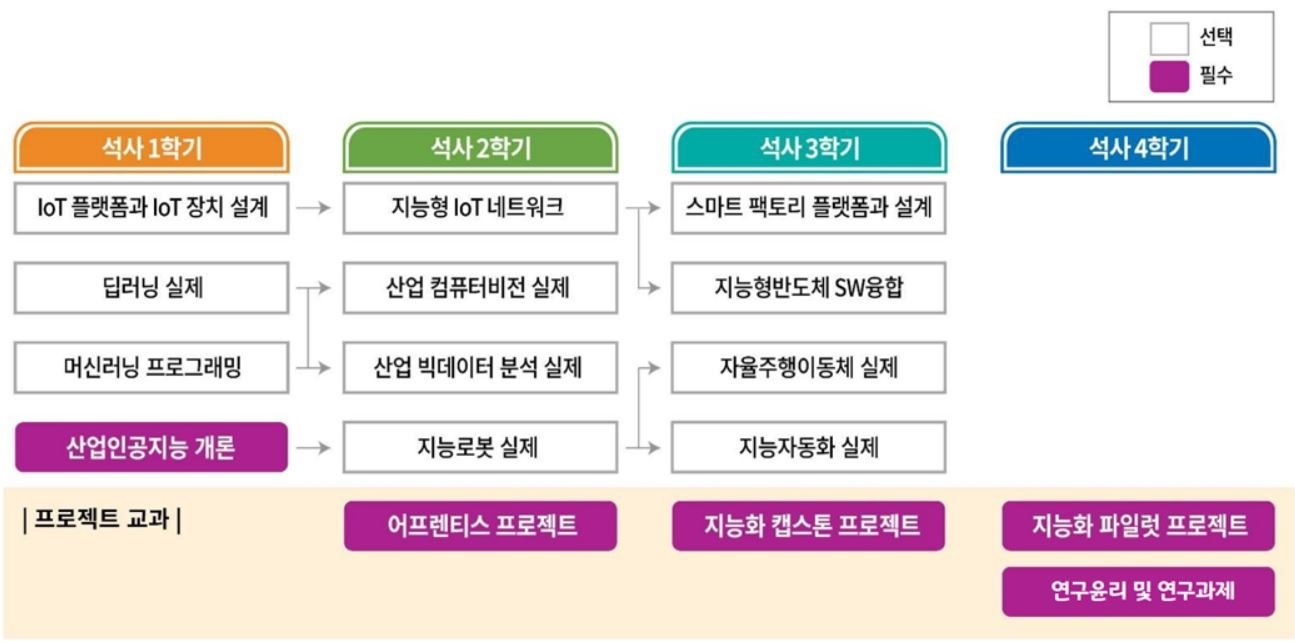
#> input picture Images/EducationalCourse.jpg, 1295 x 641 px, given in place of Lena.png, which was not available
$ python '프로그래밍과제#1_4.py'
#> lines starting #> are read from the running program, lines starting #| are printed output that depends on the picture; after the words box and inside, x2 and y2 are one past the last pixel; in counts of white or black regions, pixels touching at a corner belong together; pictures that were not available may be replaced by others from this repository, and a replacement may not be noted
import cv2
import numpy as np
import matplotlib.pyplot as plt

image = cv2.imread('../Img/Lena.png', 0)
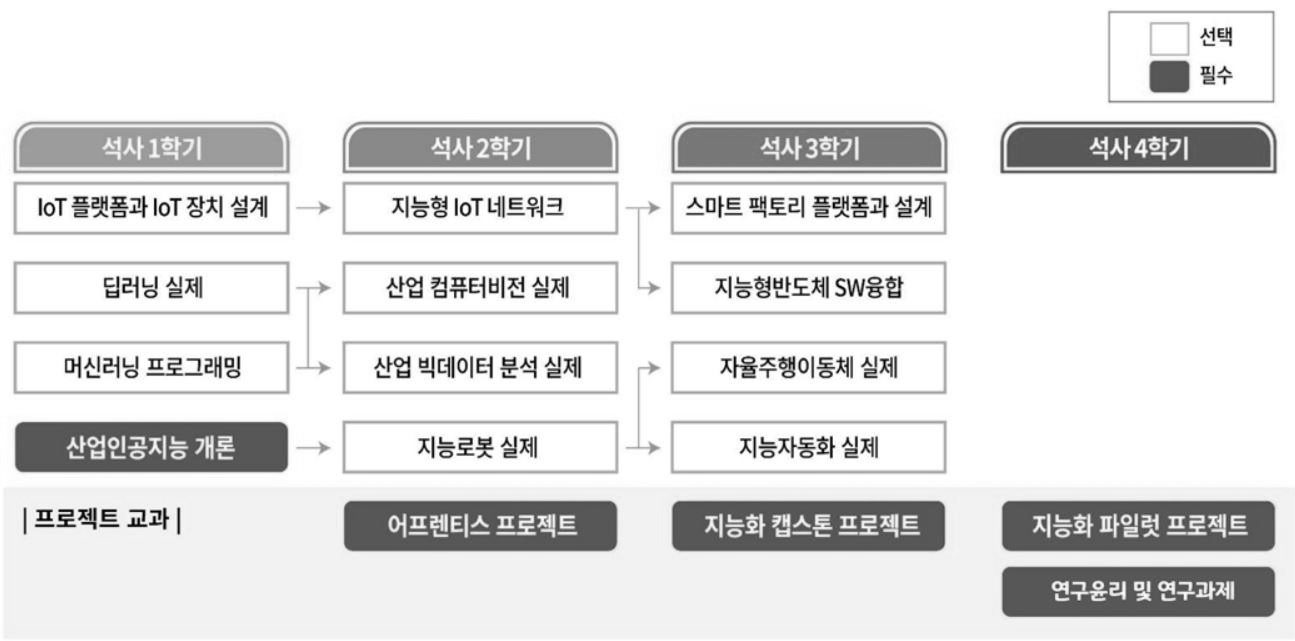
#> image: shape (641, 1295); min 0, max 255, mean 225.2
#> (key e is pressed here)


def showResult(mf):

#> called with mf = 0
    _, binary = cv2.threshold(image, -1, 1, cv2.THRESH_BINARY | cv2.THRESH_OTSU)
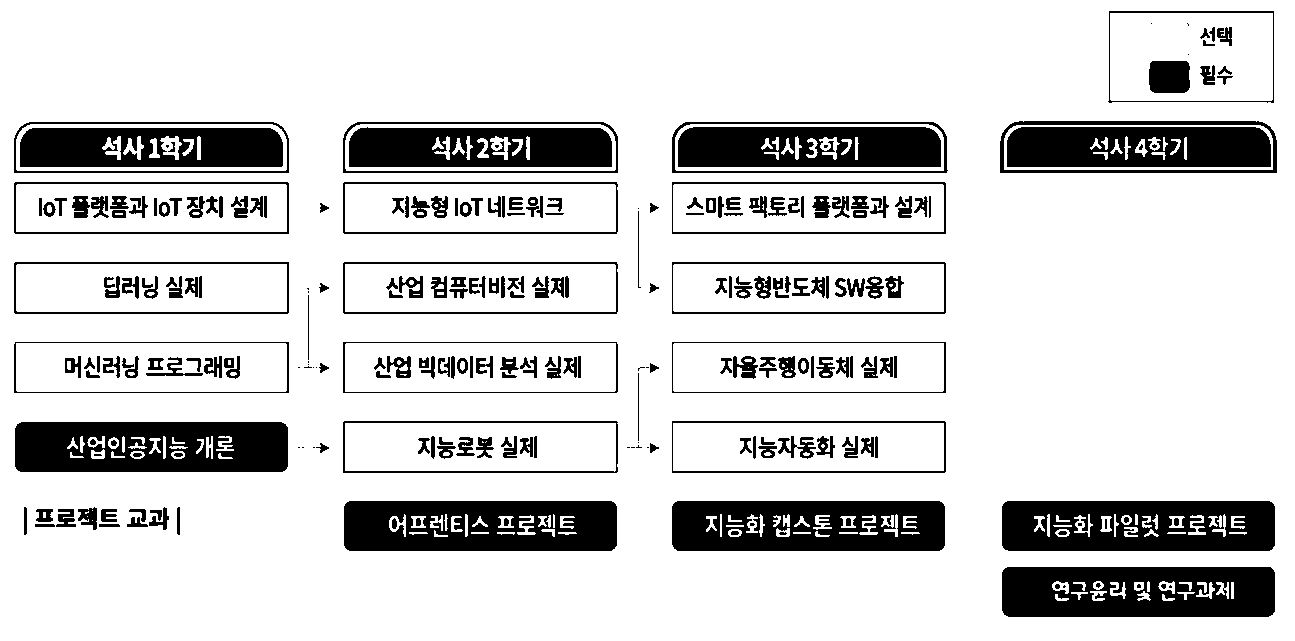
#> binary: shape (641, 1295); values 0 (black) and 1 (white), 83% white; 267 black regions (35 under 20 px), largest, box (x1, y1, x2, y2) and area: (1002, 567, 1275, 617) 12195, (15, 422, 288, 472) 12137, (344, 501, 617, 551) 12079

    if mf == 0:
        cv2.destroyAllWindows()
#> (the run stopped early here; a loop or call above may not have finished)

$ run again, on Images/MachineLearning/MNIST/Accuracy.jpg
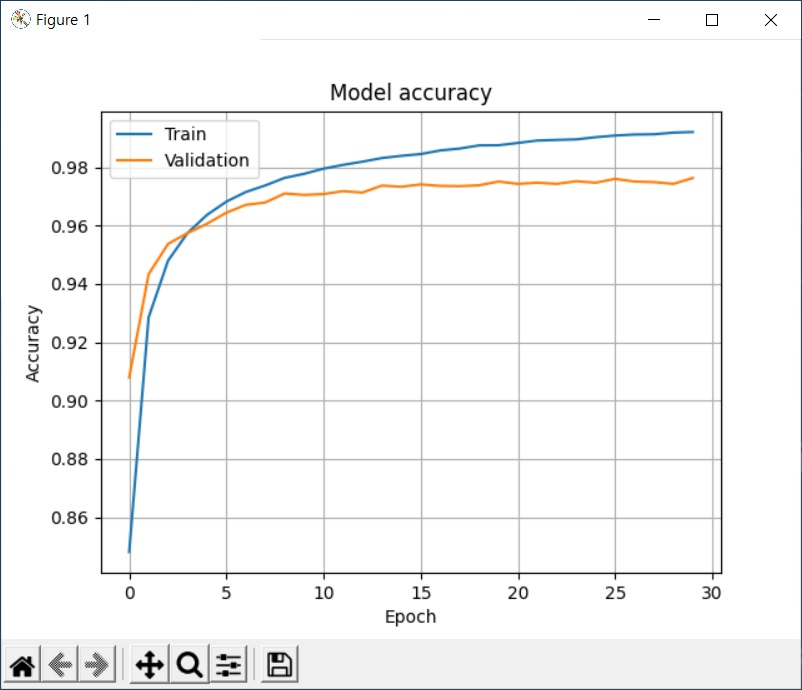
#> input picture Images/MachineLearning/MNIST/Accuracy.jpg, 802 x 690 px, given in place of Lena.png, which was not available
#> in showResult, `_, binary = cv2.threshold(image, -1, 1, cv2.THRESH_BINARY | cv2.THRESH..`:
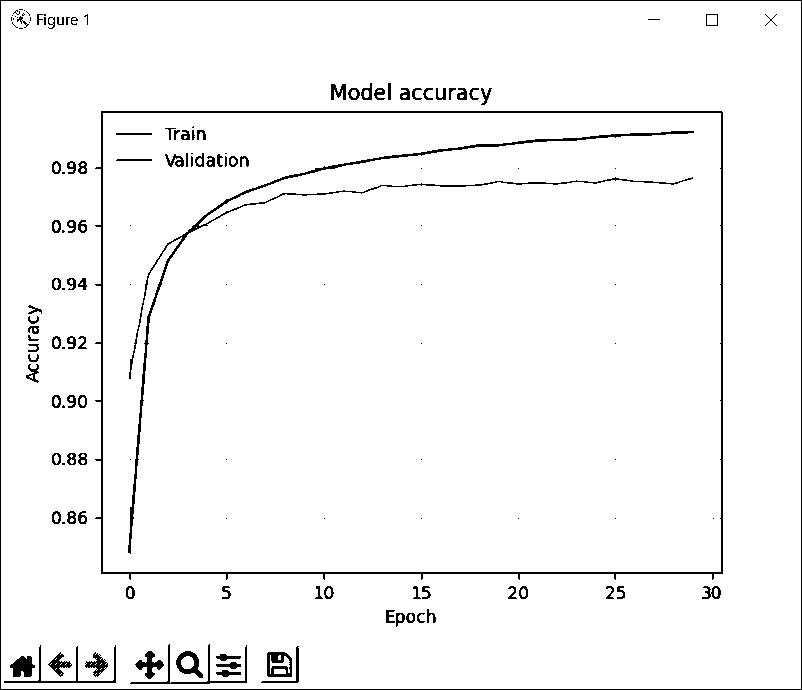
#> binary: shape (690, 802); values 0 (black) and 1 (white), 96.6% white; black in thin lines or dots
